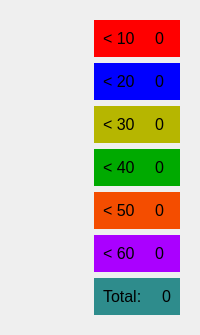
                                           <widget class="QWidget" name="widget_52" native="true">
                                            <layout class="QHBoxLayout" name="horizontalLayout_35">
                                             <item>
                                              <widget class="QWidget" name="unit_test2_widget" native="true"/>
                                             </item>
                                             <item>
                                              <widget class="QWidget" name="widget_54" native="true">
                                               <property name="minimumSize">
                                                <size>
                                                 <width>0</width>
                                                 <height>0</height>
                                                </size>
                                               </property>
                                               <layout class="QVBoxLayout" name="verticalLayout_106">
                                                <item>
                                                 <widget class="QWidget" name="widget_69" native="true">
                                                  <property name="styleSheet">
                                                   <string notr="true">background-color: rgb(255, 0, 0);</string>
                                                  </property>
                                                  <layout class="QHBoxLayout" name="horizontalLayout_49">
                                                   <property name="spacing">
                                                    <number>20</number>
                                                   </property>
                                                   <item>
                                                    <widget class="QLabel" name="label_78">
                                                     <property name="font">
                                                      <font>
                                                       <pointsize>12</pointsize>
                                                      </font>
                                                     </property>
                                                     <property name="text">
                                                      <string>&lt; 10</string>
                                                     </property>
                                                    </widget>
                                                   </item>
                                                   <item>
                                                    <widget class="QLabel" name="label_85">
                                                     <property name="font">
                                                      <font>
                                                       <pointsize>12</pointsize>
                                                      </font>
                                                     </property>
                                                     <property name="text">
                                                      <string>0</string>
                                                     </property>
                                                    </widget>
                                                   </item>
                                                  </layout>
                                                 </widget>
                                                </item>
                                                <item>
                                                 <widget class="QWidget" name="widget_68" native="true">
                                                  <property name="styleSheet">
                                                   <string notr="true">background-color: rgb(0, 0, 255);</string>
                                                  </property>
                                                  <layout class="QHBoxLayout" name="horizontalLayout_50">
                                                   <property name="spacing">
                                                    <number>20</number>
                                                   </property>
                                                   <item>
                                                    <widget class="QLabel" name="label_79">
                                                     <property name="font">
                                                      <font>
                                                       <pointsize>12</pointsize>
                                                      </font>
                                                     </property>
                                                     <property name="text">
                                                      <string>&lt; 20</string>
                                                     </property>
                                                    </widget>
                                                   </item>
                                                   <item>
                                                    <widget class="QLabel" name="label_86">
                                                     <property name="font">
                                                      <font>
                                                       <pointsize>12</pointsize>
                                                      </font>
                                                     </property>
                                                     <property name="text">
                                                      <string>0</string>
                                                     </property>
                                                    </widget>
                                                   </item>
                                                  </layout>
                                                 </widget>
                                                </item>
                                                <item>
                                                 <widget class="QWidget" name="widget_71" native="true">
                                                  <property name="styleSheet">
                                                   <string notr="true">background-color: rgb(182, 182, 0);</string>
                                                  </property>
                                                  <layout class="QHBoxLayout" name="horizontalLayout_51">
                                                   <property name="spacing">
                                                    <number>20</number>
                                                   </property>
                                                   <item>
                                                    <widget class="QLabel" name="label_80">
                                                     <property name="font">
                                                      <font>
                                                       <pointsize>12</pointsize>
                                                      </font>
                                                     </property>
                                                     <property name="text">
                                                      <string>&lt; 30</string>
                                                     </property>
                                                    </widget>
                                                   </item>
                                                   <item>
                                                    <widget class="QLabel" name="label_87">
                                                     <property name="font">
                                                      <font>
                                                       <pointsize>12</pointsize>
                                                      </font>
                                                     </property>
                                                     <property name="text">
                                                      <string>0</string>
                                                     </property>
                                                    </widget>
                                                   </item>
                                                  </layout>
                                                 </widget>
                                                </item>
                                                <item>
                                                 <widget class="QWidget" name="widget_70" native="true">
                                                  <property name="styleSheet">
                                                   <string notr="true">background-color: rgb(0, 170, 0);</string>
                                                  </property>
                                                  <layout class="QHBoxLayout" name="horizontalLayout_52">
                                                   <property name="spacing">
                                                    <number>20</number>
                                                   </property>
                                                   <item>
                                                    <widget class="QLabel" name="label_81">
                                                     <property name="font">
                                                      <font>
                                                       <pointsize>12</pointsize>
                                                      </font>
                                                     </property>
                                                     <property name="text">
                                                      <string>&lt; 40</string>
                                                     </property>
                                                    </widget>
                                                   </item>
                                                   <item>
                                                    <widget class="QLabel" name="label_88">
                                                     <property name="font">
                                                      <font>
                                                       <pointsize>12</pointsize>
                                                      </font>
                                                     </property>
                                                     <property name="text">
                                                      <string>0</string>
                                                     </property>
                                                    </widget>
                                                   </item>
                                                  </layout>
                                                 </widget>
                                                </item>
                                                <item>
                                                 <widget class="QWidget" name="widget_73" native="true">
                                                  <property name="styleSheet">
                                                   <string notr="true">background-color: rgb(244, 77, 0);</string>
                                                  </property>
                                                  <layout class="QHBoxLayout" name="horizontalLayout_54">
                                                   <property name="spacing">
                                                    <number>20</number>
                                                   </property>
                                                   <item>
                                                    <widget class="QLabel" name="label_82">
                                                     <property name="font">
                                                      <font>
                                                       <pointsize>12</pointsize>
                                                      </font>
                                                     </property>
                                                     <property name="text">
                                                      <string>&lt; 50</string>
                                                     </property>
                                                    </widget>
                                                   </item>
                                                   <item>
                                                    <widget class="QLabel" name="label_89">
                                                     <property name="font">
                                                      <font>
                                                       <pointsize>12</pointsize>
                                                      </font>
                                                     </property>
                                                     <property name="text">
                                                      <string>0</string>
                                                     </property>
                                                    </widget>
                                                   </item>
                                                  </layout>
                                                 </widget>
                                                </item>
                                                <item>
                                                 <widget class="QWidget" name="widget_72" native="true">
                                                  <property name="styleSheet">
                                                   <string notr="true">background-color: rgb(170, 0, 255);</string>
                                                  </property>
                                                  <layout class="QHBoxLayout" name="horizontalLayout_53">
                                                   <property name="spacing">
                                                    <number>20</number>
                                                   </property>
                                                   <item>
                                                    <widget class="QLabel" name="label_83">
                                                     <property name="font">
                                                      <font>
                                                       <pointsize>12</pointsize>
                                                      </font>
                                                     </property>
                                                     <property name="text">
                                                      <string>&lt; 60</string>
                                                     </property>
                                                    </widget>
                                                   </item>
                                                   <item>
                                                    <widget class="QLabel" name="label_90">
                                                     <property name="font">
                                                      <font>
                                                       <pointsize>12</pointsize>
                                                      </font>
                                                     </property>
                                                     <property name="text">
                                                      <string>0</string>
                                                     </property>
                                                    </widget>
                                                   </item>
                                                  </layout>
                                                 </widget>
                                                </item>
                                                <item>
                                                 <widget class="QWidget" name="widget_75" native="true">
                                                  <property name="styleSheet">
                                                   <string notr="true">background-color: rgb(46, 140, 140);</string>
                                                  </property>
                                                  <layout class="QHBoxLayout" name="horizontalLayout_48">
                                                   <property name="spacing">
                                                    <number>20</number>
                                                   </property>
                                                   <item>
                                                    <widget class="QLabel" name="label_84">
                                                     <property name="font">
                                                      <font>
                                                       <pointsize>12</pointsize>
                                                      </font>
                                                     </property>
                                                     <property name="text">
                                                      <string>Total:</string>
                                                     </property>
                                                    </widget>
                                                   </item>
                                                   <item>
                                                    <widget class="QLabel" name="label_91">
                                                     <property name="font">
                                                      <font>
                                                       <pointsize>12</pointsize>
                                                      </font>
                                                     </property>
                                                     <property name="text">
                                                      <string>0</string>
                                                     </property>
                                                    </widget>
                                                   </item>
                                                  </layout>
                                                 </widget>
                                                </item>
                                               </layout>
                                              </widget>
                                             </item>
                                            </layout>
                                           </widget>
